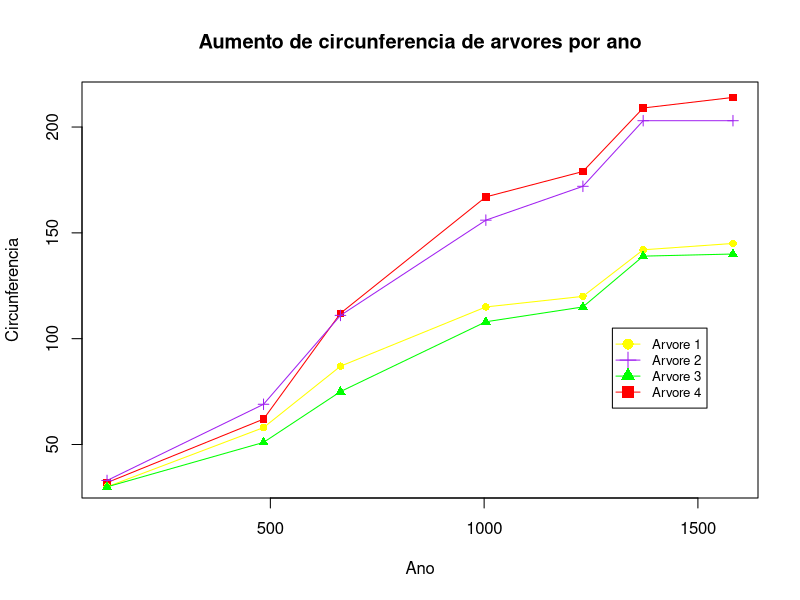

Reproduce this figure in R.
#Script para geracao de graficos de linhas utilizando a biblioteca padrao do R-core

#Para a construcao do grafico deste script
#foi utilizado o dataset 'Orange' ja presente no R-core
dadosArvore1 = Orange[(Orange$Tree == 1), ]
dadosArvore2 = Orange[(Orange$Tree == 2), ]
dadosArvore3 = Orange[(Orange$Tree == 3), ]
dadosArvore4 = Orange[(Orange$Tree == 4), ]

#plot: Funcao padrao do R-core para a geracao de graficos de diversos tipos
#parametros usados neste exemplo:
#x    => coluna do dataframe utilizada no eixo x do grafico
#y    => coluna do dataframe utilizada no eixo y do grafico. 
#        Eh possivel adicionar mais linhas no grafico através da 
#        funcao lines (como sera explicado mais abaixo)
#xlab => determina o titulo do eixo x
#ylab => determina o titulo do eixo y
#type => determina o tipo de grafico. Para este exemplo sera usado 'l', valor 
#        para graficos de linha
#col  => Determina a cor usada no grafico. Pode ser especificada atraves do nome ou RGB da cor 
#        desejada. Para mais informacoes, favor verificar a funcao colors (atraves do comando ?colors)
#lty  => Determina o tipo de linha usado no grafico. Pode ser especificada atraves do codigo ou nome do tipo 
#        Para este exemplo sera usado valor 1 (tipo solid)
#main => Titulo do grafico
#Obs.: Se forem adicionadas mais de uma linha para o gráfico, todas as propriedades para
#estilizacao do eixo y corresponderao a primeira linha gerada

#points: Funcao para adicionar uma sequencia de pontos em coordenadas do grafico.
#        Sera usada para estilizar cada linha gerada.
#parametros usados neste exemplo:
#x    => coluna do dataframe utilizada no eixo x do grafico
#y    => coluna do dataframe utilizada no eixo y do grafico. 
#pch  => determina o estilo dos pontos adicionados sobre a linha.
#col  => determina a cor dos pontos

plot(x = dadosArvore4$age, y = dadosArvore4$circumference, xlab='Ano', 
     ylab='Circunferencia',type="l", col="red", lty=1, 
     main = "Aumento de circunferencia de arvores por ano")
points(dadosArvore4$age, dadosArvore4$circumference, pch = 15, col="red")

#lines: funcao usada para adicionar uma nova linha ao grafico 
#parametros usados neste exemplo:
#x    => coluna do dataframe utilizada no eixo x do grafico
#y    => coluna do dataframe utilizada no eixo y do grafico. 
#col  => determina a cor da nova linha adicionada
#lty  => determina o estilo da nova linha adicionada

lines(x = dadosArvore1$age, y = dadosArvore1$circumference, col = 'yellow', lty=1)
points(x = dadosArvore1$age, y = dadosArvore1$circumference, pch = 16, col="yellow")

lines(x = dadosArvore2$age, y = dadosArvore2$circumference, col = 'purple', lty=1)
points(x = dadosArvore2$age, y = dadosArvore2$circumference, pch = 3, col="purple")

lines(x = dadosArvore3$age, y = dadosArvore3$circumference, col = 'green', lty=1)
points(x = dadosArvore3$age, y = dadosArvore3$circumference, pch = 17, col="green")

#legenda: Funcao para adicionar legenda ao grafico. 
#parametros usados neste exemplo:
#x        => coordenada do eixo x para a posicao da legenda
#y        => coordenada do eixo y para a posicao da legenda
#legend   => titulo de cada item da legenda 
#col      => cor de cada item da legenda
#pch      => icone que representa cada icone da legenda
#lty      => tipo de linha de cada icone da legenda
#text.col => cor do texto da legenda
#cex      => tamanho da caixa de legenda
#pt.cex   => tamanho de cada item da legenda
legend(x = 1300, y = 105, 
       legend = c("Arvore 1", "Arvore 2", "Arvore 3", "Arvore 4"), 
       col = c("yellow", "purple", "green", "red"), 
       pch = c(16,3,17,15),
       lty   = c(1,1,1,1),
       text.col = "black",
       cex = 0.8,
       pt.cex = 1.5)
